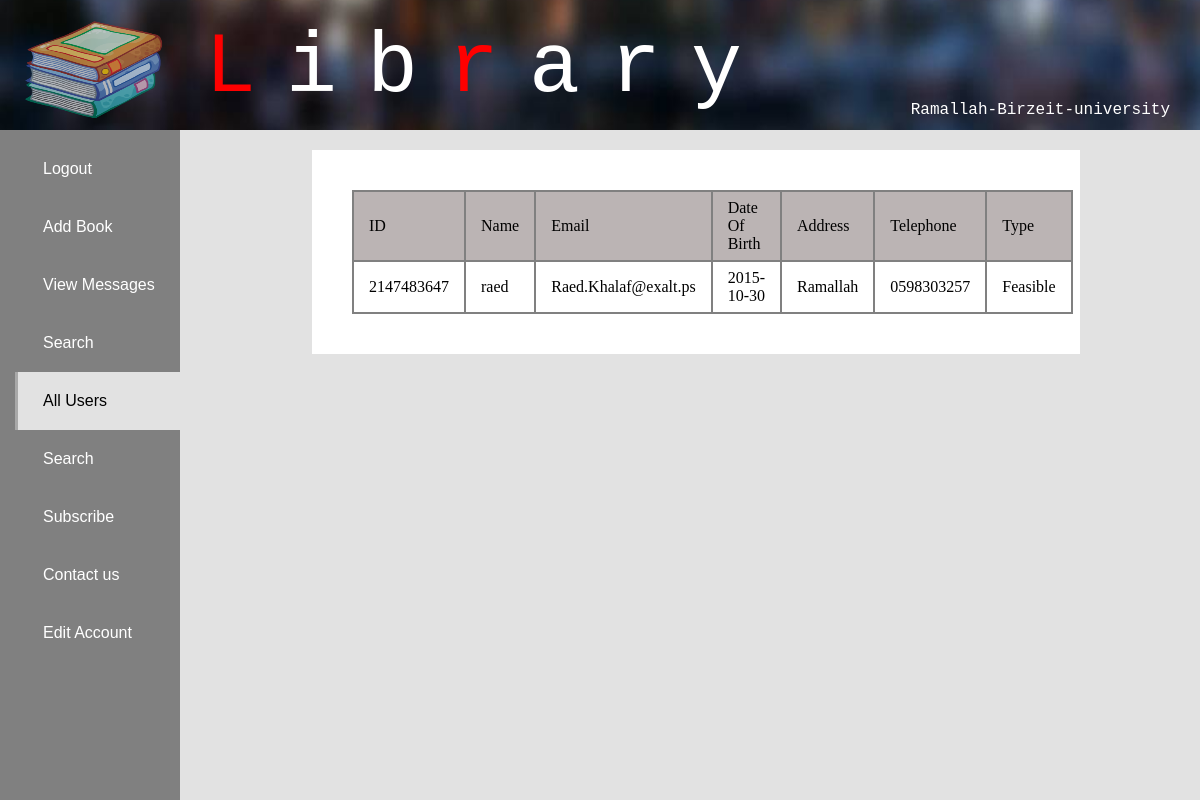
/Library/index.php?display=listUsers (signed in), run on an earlier commit of the app's database.
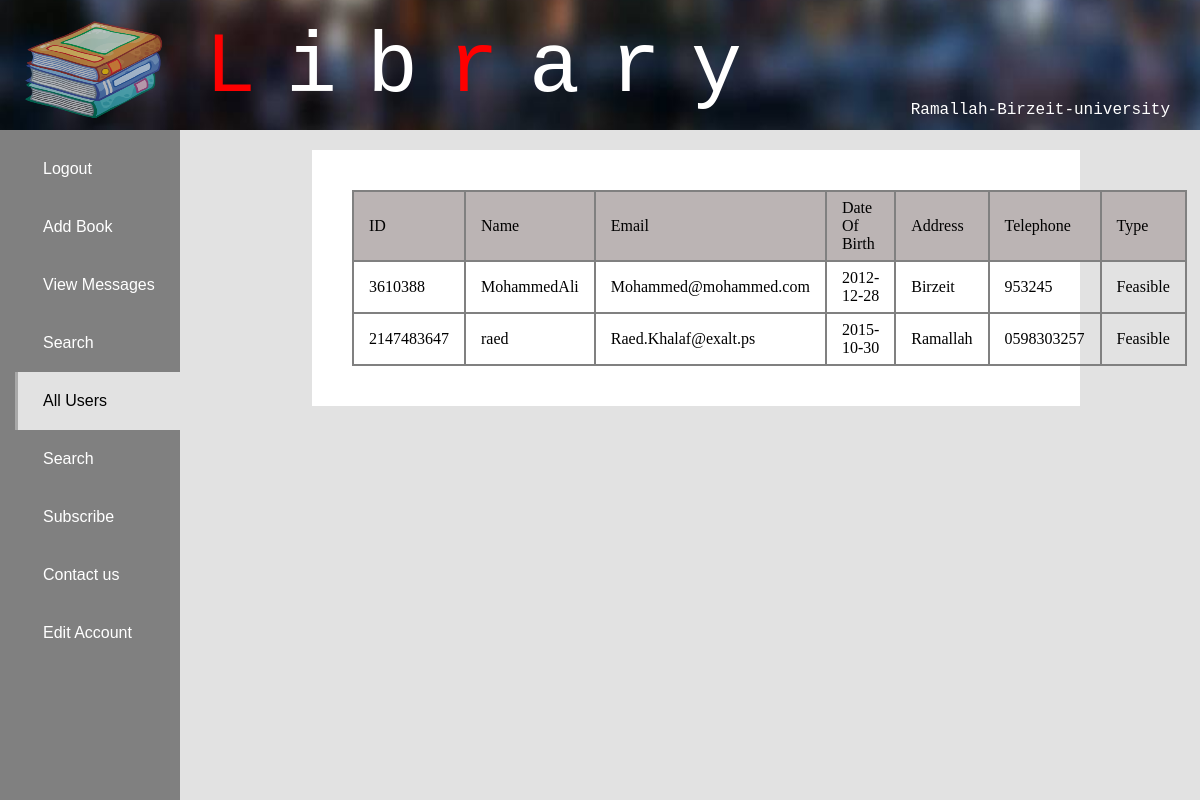
And on a later commit of the database.
### tables this page shows
CREATE TABLE `systemuser` (
  `id` int(11) NOT NULL,
  `fullName` char(100) DEFAULT NULL,
  `email` char(100) DEFAULT NULL,
  `dateOfBirth` date DEFAULT NULL,
  `address` char(200) DEFAULT NULL,
  `phoneNumber` char(100) DEFAULT NULL,
  `accountId` int(11) DEFAULT NULL,
  `bankAccountID` int(11) DEFAULT NULL,
  `isFeasible` int(11) NOT NULL
);

### Library/connections/applicationServer/UserServer.php (called while the page is built, shortened)
<?php
	function getUserByUsername($username){
		global $database;
		$resultSet = mysqli_query($database,"SELECT * FROM account a WHERE a.username = '{$username}'");
		$accountNumber = mysqli_fetch_assoc($resultSet)['accountNumber'];
		$resultSet = mysqli_query($database,"SELECT * FROM systemuser s WHERE s.accountId =  {$accountNumber}");
		return  mysqli_fetch_assoc($resultSet);
	}
	function isFeasibleAccount($username){
		$user = getUserByUsername($username);
		return $user['isFeasible'] == 1 || $user['isFeasible'] == 2;
	}
	function isPremiumAccount($username){
		$user = getUserByUsername($username);
		return $user['isFeasible'] == 2;
	}
	function getAllUsers(){
		global $database;
		$resultSet = mysqli_query($database,"SELECT * FROM systemuser");
		$users = array();
		while($row = mysqli_fetch_assoc($resultSet)){
			$users[] = $row;
		}
		return $users;
	}
?>

### Library/components/listUsers.php (the view)
<?php
	function displayUsers(){
		if(isset($_SESSION['admin'])){
			$users = getAllUsers();
			displayAllUsers($users);
		}else{
			header("Refresh:0 ; url=index.php?display=search");
		}
	}
	function displayAllUsers($users){
		?>
			<div class="allUsers-container">
				<div class="allUsers-table-container">
					<table class="allUsers-table">
						<thead>
							<td>
								ID
							</td>
							<td>
								Name
							</td>
							<td>
								Email
							</td>
							<td>
								Date Of Birth
							</td>
							<td>
								Address
							</td>
							<td>
								Telephone
							</td>
							<td>
								Type
							</td>
						</thead>
						<tbody>
							<?php
							foreach ($users as $user) {
								?>
								<tr>
									<td>
										<?php echo $user['id']; ?>
									</td>
									<td>
										<?php echo $user['fullName']; ?>
									</td>
									<td>
										<?php echo $user['email']; ?>
									</td>
									<td>
										<?php echo $user['dateOfBirth']; ?>
									</td>
									<td>
										<?php echo $user['address']; ?>
									</td>
									<td>
										<?php echo $user['phoneNumber']; ?>
									</td>
									<td>
										<?php
											if($user['isFeasible']==0){
												echo "Non-Feasible";
											}else if($user['isFeasible'] == 1){
												echo "Feasible";
											}else{
												echo "Premium";
											}
										 ?>
									</td>
								</tr>
								<?php
							}
							?>
						</tbody>
					</table>
				</div>
			</div>
		<?php
	}
?>

### Library/index.php (shortened to what this page needs)
<?php
	include 'components/listUsers.php';
?>
<!DOCTYPE html>
<html>
<head>
</head>
	<?php
		include 'connections/styles.php';
	?>
<body>
	<?php
		include 'components/header.php';
		include 'components/nav.php'
	?>
	<div class="display">
		<?php
			include 'components/display.php';
		?>
	</div>
</body>
</html>

### Library/connections/styles.php
<link rel="stylesheet" type="text/css" href="styles/root.css">
<link rel="stylesheet" type="text/css" href="styles/header.css">
<link rel="stylesheet" type="text/css" href="styles/nav.css">
<link rel="stylesheet" type="text/css" href="styles/login.css">
<link rel="stylesheet" type="text/css" href="styles/register.css">
<link rel="stylesheet" type="text/css" href="styles/search.css">
<link rel="stylesheet" type="text/css" href="styles/contactUs.css">
<link rel="stylesheet" type="text/css" href="styles/viewMessages.css">
<link rel="stylesheet" type="text/css" href="styles/addBook.css">
<link rel="stylesheet" type="text/css" href="styles/bookDescription.css">
<link rel="stylesheet" type="text/css" href="styles/listUsers.css">
<link rel="stylesheet" type="text/css" href="styles/requestSubscription.css">

### Library/components/header.php (shortened to what this page needs)
<header class="main-header-container">
	<div class="inline header-icon">
		<div class="inline header-icon-img-container">
			<img class="header-icon-img" src="resources/Toy_Story_Logo.png">
		</div>
	</div>
	<div class="header-icon-title-container">
		<span class="header-icon-title">
			<kw>L</kw>ib<kw>r</kw>ary</span>
	</div>
	<div class="address-container">
		<span class="address">
			Ramallah-Birzeit-university
		</span>
	</div>
</header>

### Library/components/nav.php (shortened to what this page needs)
<nav class="main-nav">
	<ul class="main-nav-list">
		<?php
			if(isset($_SESSION['admin']) || isset($_SESSION['user'])){
				?>
					<a href="index.php?display=logout">
						<li class="main-nav-item <?php echo strcmp($_GET['display'],'login')==0?"selected-nav-item":""?>">
						 Logout
						</li>
					</a>
				<?php
			}
		?>
		<?php
			if(isset($_SESSION['admin'])){
				?>
					<a href="index.php?display=addBook">
						<li class="main-nav-item <?php echo strcmp($_GET['display'],'addBook')==0?"selected-nav-item":""?>">
							 Add Book
						</li>
					</a>
					<a href="index.php?display=viewContactUs">
						<li class="main-nav-item <?php echo strcmp($_GET['display'],'viewContactUs')==0?"selected-nav-item":""?>">
							View Messages
						</li>
					</a>
					<a href="index.php?display=search">
						<li class="main-nav-item <?php echo strcmp($_GET['display'],'search')==0?"selected-nav-item":""?>">
							 Search
						</li>
					</a>
					<a href="index.php?display=listUsers">
						<li class="main-nav-item <?php echo strcmp($_GET['display'],'listUsers')==0?"selected-nav-item":""?>">
							All Users
						</li>
					</a>
				<?php
			}
		?>
		<?php
			if(isset($_SESSION['user'])){
		?>
				<?php
					if(isFeasibleAccount($_SESSION['user'])){
				 ?>
				<a href="index.php?display=search">
					<li class="main-nav-item <?php echo strcmp($_GET['display'],'search')==0?"selected-nav-item":""?>">
						 Search
					</li>
				</a>
				<?php
					if(!isPremiumAccount($_SESSION['user'])){
						?>
						<a href="index.php?display=requestSubscription">
							<li class="main-nav-item <?php echo strcmp($_GET['display'],'requestSubscription')==0?"selected-nav-item":""?>">
								 Subscribe
							</li>
						</a>
						<?php
					}
				?>
				<a href="index.php?display=contactUs">
					<li class="main-nav-item <?php echo strcmp($_GET['display'],'contactUs')==0?"selected-nav-item":""?>">
						Contact us
					</li>
				</a>
			<?php
				}
			?>
				<a href="index.php?display=editAccountInformation">
					<li class="main-nav-item <?php echo strcmp($_GET['display'] ,'editAccountInformation')==0?"selected-nav-item":"";?>">
						Edit Account
					</li>
				</a>
		<?php
			}
		?>
	</ul>
</nav>

### Library/components/display.php (shortened to what this page needs)
<?php
	switch ($_GET['display']) {
		case 'listUsers':
			displayUsers();
			break;
	}
?>

### Library/styles/root.css (style rules this page uses)
body { margin: 0px; background-color: rgba(181, 181, 181, 0.39); }
a { text-decoration: none; }

### Library/styles/header.css (style rules this page uses)
kw { color: red; }
h1 , h2 ,h3 , .inline { padding: 0px; margin: 0px ; }
.main-header-container { position: fixed; width: 100%; height: 130px; background-image: url('../resources/header_background.jpg'); background-position: left 450px; background-size: 100% 550%; }
.header-icon-img-container { float:left; }
.header-icon-img { width: 150px; height: 100px; }
.header-icon { opacity: .75; margin: 20px 0 0 20px; }
.header-icon-title { font-size: 85px; font-family: "Trench", Monaco, monospace; letter-spacing: 30px; color: white; }
.header-icon-title-container { cursor: pointer; }
.header-icon-title-container { margin-left: 35px; margin-bottom: 30px !important; float: left; }
.address-container { float:right; margin: 80px 30px; }
.address { color:white; font-family: "Trench", Monaco, monospace; }

### Library/styles/nav.css (style rules this page uses)
.main-nav { position: fixed; float: left; margin-top: 130px; width: 15%; background-color: gray; height: 100%; }
.main-nav-list { list-style-type: none; padding: 0; margin: 0; margin-top: 10px; margin-left: 15px; font-family: "Trebuchet MS", Helvetica, sans-serif; }
.main-nav-item { padding: 20px 25px; color: white; border-left: 3px rgba(0,0,0,0) solid; }
.selected-nav-item { background-color: rgb(226,226,226); border-left: 3px darkgray solid; color: black; }

### Library/styles/listUsers.css (style rules this page uses)
.allUsers-container { padding-top: 150px; margin-left: 16%; text-align: -webkit-center; }
.allUsers-table-container { padding: 40px; margin-left: 120px; margin-right: 120px; background-color: white; }
.allUsers-table { border-collapse: collapse; }
.allUsers-table td { border: 2px gray solid; padding: 7px 15px; }
.allUsers-table thead { background-color: #bbb4b4; }

What changed in the data, as far as the page shows it:
added systemuser: id "3610388", fullName "MohammedAli", email "Mohammed@mohammed.com", dateOfBirth "2012-12-28", address "Birzeit", phoneNumber "953245", isFeasible "Feasible"
